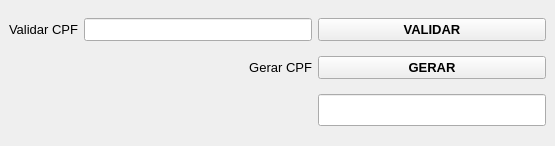
<?xml version="1.0" encoding="UTF-8"?>
<ui version="4.0">
 <class>MainWindow</class>
 <widget class="QMainWindow" name="MainWindow">
  <property name="geometry">
   <rect>
    <x>0</x>
    <y>0</y>
    <width>555</width>
    <height>146</height>
   </rect>
  </property>
  <property name="windowTitle">
   <string>Gerador e Validador CPF</string>
  </property>
  <widget class="QWidget" name="centralwidget">
   <layout class="QGridLayout" name="gridLayout">
    <item row="0" column="1">
     <widget class="QLineEdit" name="inputValidaCPF">
      <property name="font">
       <font>
        <family>Arial</family>
        <pointsize>10</pointsize>
       </font>
      </property>
     </widget>
    </item>
    <item row="0" column="2">
     <widget class="QPushButton" name="btnValidaCPF">
      <property name="minimumSize">
       <size>
        <width>200</width>
        <height>0</height>
       </size>
      </property>
      <property name="font">
       <font>
        <family>Arial</family>
        <pointsize>10</pointsize>
        <weight>75</weight>
        <bold>true</bold>
        <strikeout>false</strikeout>
       </font>
      </property>
      <property name="text">
       <string>VALIDAR</string>
      </property>
     </widget>
    </item>
    <item row="3" column="1">
     <widget class="QLabel" name="label">
      <property name="font">
       <font>
        <family>Arial</family>
        <pointsize>10</pointsize>
       </font>
      </property>
      <property name="text">
       <string>Gerar CPF</string>
      </property>
      <property name="alignment">
       <set>Qt::AlignRight|Qt::AlignTrailing|Qt::AlignVCenter</set>
      </property>
     </widget>
    </item>
    <item row="3" column="2">
     <widget class="QPushButton" name="btnGeraCPF">
      <property name="font">
       <font>
        <family>Arial</family>
        <pointsize>10</pointsize>
        <weight>75</weight>
        <bold>true</bold>
       </font>
      </property>
      <property name="text">
       <string>GERAR</string>
      </property>
     </widget>
    </item>
    <item row="0" column="0">
     <widget class="QLabel" name="label_2">
      <property name="font">
       <font>
        <family>Arial</family>
        <pointsize>10</pointsize>
       </font>
      </property>
      <property name="text">
       <string>Validar CPF</string>
      </property>
     </widget>
    </item>
    <item row="6" column="2">
     <widget class="QLineEdit" name="labelRetorno">
      <property name="font">
       <font>
        <pointsize>15</pointsize>
       </font>
      </property>
      <property name="readOnly">
       <bool>true</bool>
      </property>
     </widget>
    </item>
   </layout>
  </widget>
 </widget>
 <resources/>
 <connections/>
</ui>
